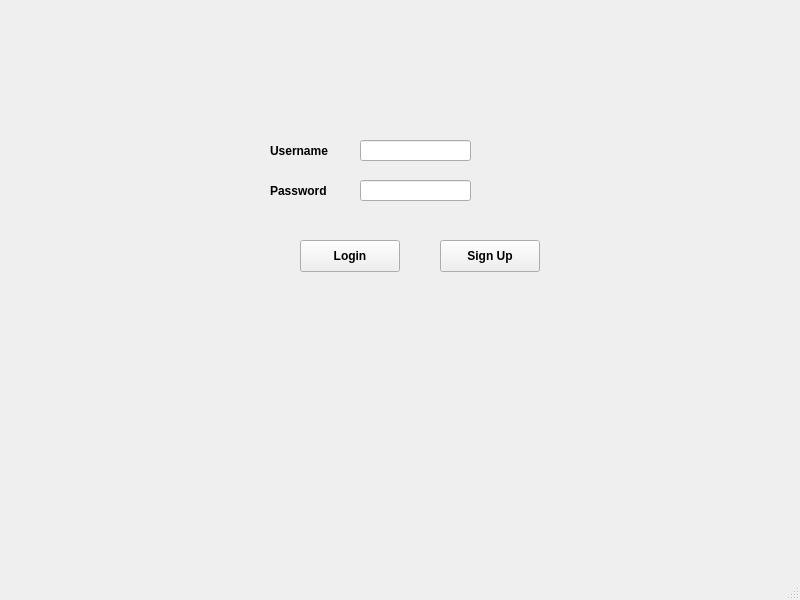
<?xml version="1.0" encoding="UTF-8"?>
<ui version="4.0">
 <class>LoginPage</class>
 <widget class="QMainWindow" name="LoginPage">
  <property name="geometry">
   <rect>
    <x>0</x>
    <y>0</y>
    <width>800</width>
    <height>600</height>
   </rect>
  </property>
  <property name="font">
   <font>
    <family>Arial</family>
    <bold>true</bold>
   </font>
  </property>
  <property name="windowTitle">
   <string>Login</string>
  </property>
  <widget class="QWidget" name="centralwidget">
   <widget class="QPushButton" name="LoginButton">
    <property name="geometry">
     <rect>
      <x>300</x>
      <y>240</y>
      <width>100</width>
      <height>32</height>
     </rect>
    </property>
    <property name="text">
     <string>Login</string>
    </property>
   </widget>
   <widget class="QLabel" name="label">
    <property name="geometry">
     <rect>
      <x>270</x>
      <y>140</y>
      <width>101</width>
      <height>21</height>
     </rect>
    </property>
    <property name="text">
     <string>Username</string>
    </property>
   </widget>
   <widget class="QLabel" name="label_2">
    <property name="geometry">
     <rect>
      <x>270</x>
      <y>180</y>
      <width>101</width>
      <height>21</height>
     </rect>
    </property>
    <property name="text">
     <string>Password</string>
    </property>
   </widget>
   <widget class="QLineEdit" name="lineEdit_username">
    <property name="geometry">
     <rect>
      <x>360</x>
      <y>140</y>
      <width>111</width>
      <height>21</height>
     </rect>
    </property>
   </widget>
   <widget class="QLineEdit" name="lineEdit_password">
    <property name="geometry">
     <rect>
      <x>360</x>
      <y>180</y>
      <width>111</width>
      <height>21</height>
     </rect>
    </property>
    <property name="echoMode">
     <enum>QLineEdit::EchoMode::Password</enum>
    </property>
   </widget>
   <widget class="QPushButton" name="SignUpButton">
    <property name="geometry">
     <rect>
      <x>440</x>
      <y>240</y>
      <width>100</width>
      <height>32</height>
     </rect>
    </property>
    <property name="text">
     <string>Sign Up</string>
    </property>
   </widget>
  </widget>
  <widget class="QMenuBar" name="menubar">
   <property name="geometry">
    <rect>
     <x>0</x>
     <y>0</y>
     <width>800</width>
     <height>30</height>
    </rect>
   </property>
  </widget>
  <widget class="QStatusBar" name="statusbar"/>
 </widget>
 <resources/>
 <connections/>
</ui>
